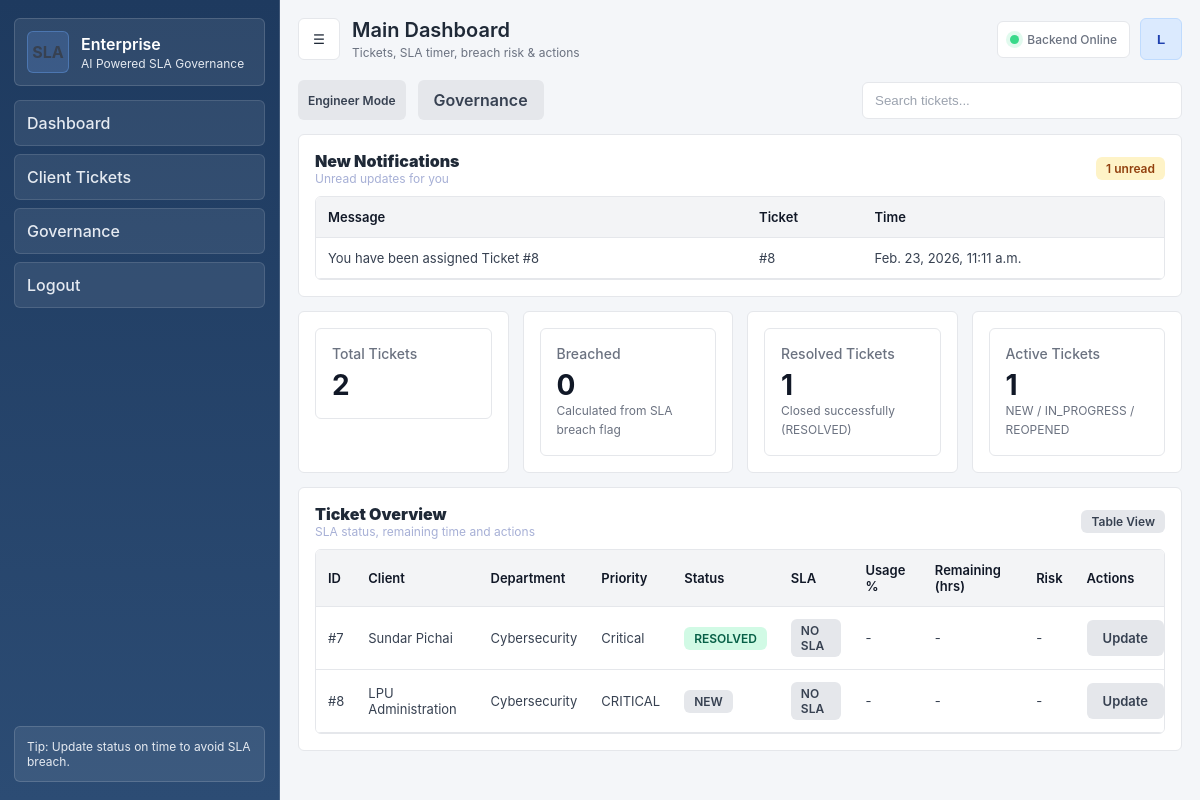
Page / (signed in) on the committed database.
### core/models.py (models this page shows, shortened)
class Notification(models.Model):
    user = models.ForeignKey(User, on_delete=models.CASCADE)
    ticket = models.ForeignKey(Ticket, on_delete=models.CASCADE, null=True, blank=True)
    message = models.TextField()
    is_read = models.BooleanField(default=False)
    created_at = models.DateTimeField(auto_now_add=True)

class Ticket(models.Model):
    STATUS_CHOICES = [
        ('NEW', 'New'),
        ('IN_PROGRESS', 'In Progress'),
        ('RESOLVED', 'Resolved'),
        ('REOPENED', 'Reopened'),
        ('BREACHED', 'Breached'),
    ]
    PRIORITY_CHOICES = [
        ('CRITICAL', 'Critical'),
        ('HIGH', 'High'),
        ('MEDIUM', 'Medium'),
        ('LOW', 'Low'),
    ]
    CATEGORY_CHOICES = [
        ('NETWORK', 'Network Operations'),
        ('CLOUD', 'Cloud Infrastructure'),
        ('SERVER', 'Server Administration'),
        ('DATABASE', 'Database Administration'),
        ('DEVOPS', 'DevOps'),
        ('CYBER', 'Cybersecurity'),
        ('RISK', 'Risk & Compliance'),
        ('APP', 'Application Support'),
        ('AI', 'AI/ML Operations'),
        ('DATA', 'Data Engineering'),
        ('SRE', 'SRE'),
        ('INCIDENT', 'Incident Response'),
    ]
    is_deleted = models.BooleanField(default=False)
    deleted_at = models.DateTimeField(null=True, blank=True)
    client = models.ForeignKey(Client, on_delete=models.CASCADE)
    assigned_to = models.ForeignKey(User, on_delete=models.SET_NULL, null=True, blank=True)
    department = models.ForeignKey(Department, null=True, blank=True, on_delete=models.SET_NULL)
    priority = models.CharField(max_length=20, choices=PRIORITY_CHOICES)
    category = models.CharField(max_length=50, choices=CATEGORY_CHOICES)
    description = models.TextField()
    status = models.CharField(max_length=20, choices=STATUS_CHOICES, default='NEW')
    created_at = models.DateTimeField(auto_now_add=True)
    resolved_at = models.DateTimeField(null=True, blank=True)
    current_escalation_level = models.IntegerField(default=0)
    escalation_count = models.IntegerField(default=0)
    breached = models.BooleanField(default=False)
    breach_time = models.DateTimeField(null=True, blank=True)
    risk_score = models.FloatField(null=True, blank=True)
    risk_level = models.CharField(max_length=20, null=True, blank=True)
    sla_deadline = models.DateTimeField(null=True, blank=True)
    sla_paused = models.BooleanField(default=False)
    pause_started_at = models.DateTimeField(null=True, blank=True)
    total_pause_duration = models.FloatField(default=0)
    objects = ActiveTicketManager()
    all_objects = models.Manager()

class Client(models.Model):
    user = models.OneToOneField(User, on_delete=models.CASCADE, null=True, blank=True)
    name = models.CharField(max_length=100)
    email = models.EmailField(unique=True)

class Department(models.Model):
    name = models.CharField(max_length=100, unique=True)

### core/views.py (the view)
# urls.py: path('', dashboard, name='dashboard'),
@login_required
def dashboard(request):
    user = request.user
    if is_engineer(user):
        base_qs = Ticket.objects.filter(assigned_to=user)
    elif is_client(user):
        base_qs = Ticket.objects.filter(client=user.client)
    else:
        base_qs = Ticket.objects.all()
    total_tickets = base_qs.count()
    breached_count = base_qs.filter(breached=True).count()
    resolved_count = base_qs.filter(status="RESOLVED").count()
    active_count = base_qs.filter(status__in=["NEW", "IN_PROGRESS", "REOPENED"]).count()
    dashboard_data = []
    for ticket in base_qs:
        metrics = calculate_time_metrics(ticket)
        sla_status = calculate_sla_status(ticket)
        dashboard_data.append({
            "ticket": ticket,
            "sla_status": sla_status,
            "remaining_hours": metrics["remaining_hours"] if metrics else None,
            "usage_percent": metrics["usage_percent"] if metrics else None,
        })
    notifications = Notification.objects.filter(
        user=user,
        is_read=False
    ).order_by("-created_at")
    return render(request, "dashboard.html", {
        "tickets": dashboard_data,
        "notifications": notifications,
        "is_engineer": is_engineer(user),
        "is_client": is_client(user),
        "total_tickets": total_tickets,
        "breached_count": breached_count,
        "resolved_count": resolved_count,
        "active_count": active_count,
    })

### core/models.py (called while the page is built)
    def get_queryset(self):
        return super().get_queryset().filter(is_deleted=False)

### core/sla_engine.py (called while the page is built, shortened)
def calculate_sla_status(ticket):
    try:
        sla = SLAContract.objects.get(
            client=ticket.client,
            priority=ticket.priority
        )
    except SLAContract.DoesNotExist:
        return "NO_SLA_DEFINED"

def calculate_time_metrics(ticket):
    try:
        sla = SLAContract.objects.get(
            client=ticket.client,
            priority=ticket.priority
        )
    except SLAContract.DoesNotExist:
        return None

### core/views.py (called while the page is built)
def is_engineer(user):
    return user.groups.filter(name='ENGINEERS').exists()

def is_client(user):
    return hasattr(user, 'client')

### core/templates/dashboard.html (shortened to what this page needs)
{% extends "base.html" %}
{% block page_title %}Main Dashboard{% endblock %}
{% block page_subtitle %}Tickets, SLA timer, breach risk & actions{% endblock %}
{% block content %}
<div class="home-page">
<div class="flex-between">
  <div class="flex">
    {% if is_engineer %}
      <span class="badge neutral">Engineer Mode</span>
    {% endif %}
    <a class="btn secondary" href="{% url 'governance_dashboard' %}"> Governance</a>
  </div>
  <input class="input" style="max-width:320px;" placeholder="Search tickets..." data-table-search="#dashTable">
</div>
<div style="height:14px;"></div>
{% if notifications and is_engineer %}
  <div class="card">
    <div class="flex-between">
      <div>
        <div style="font-weight:900;"> New Notifications</div>
        <div style="color:var(--muted); font-size:12px;">Unread updates for you</div>
      </div>
      <span class="badge warn">{{ notifications|length }} unread</span>
    </div>
    <div style="height:10px;"></div>
    <div class="table-wrap">
      <table class="table">
        <thead>
          <tr>
            <th>Message</th>
            <th>Ticket</th>
            <th>Time</th>
          </tr>
        </thead>
        <tbody>
          {% for n in notifications %}
          <tr>
            <td>{{ n.message }}</td>
            <td>{% if n.ticket %}#{{ n.ticket.id }}{% else %}-{% endif %}</td>
            <td>{{ n.created_at }}</td>
          </tr>
          {% endfor %}
        </tbody>
      </table>
    </div>
  </div>
  <div style="height:14px;"></div>
{% endif %}
<div class="grid">
  <div class="card col-3">
    <div class="kpi">
      <div class="label">Total Tickets</div>
      <div class="value">{{ total_tickets }}</div>
    </div>
  </div>
  <div class="card col-3">
    <div class="kpi">
      <div class="label">Breached</div>
      <div class="value">{{ breached_count }}</div>
      <div class="small">Calculated from SLA breach flag</div>
    </div>
  </div>
  <div class="card col-3">
    <div class="kpi">
      <div class="label">Resolved Tickets</div>
      <div class="value">{{ resolved_count }}</div>
      <div class="small">Closed successfully (RESOLVED)</div>
    </div>
  </div>
  <div class="card col-3">
    <div class="kpi">
      <div class="label">Active Tickets</div>
      <div class="value">{{ active_count }}</div>
      <div class="small">NEW / IN_PROGRESS / REOPENED</div>
    </div>
  </div>
</div>
<div style="height:14px;"></div>
<div class="card">
  <div class="flex-between">
    <div>
      <div style="font-weight:900;"> Ticket Overview</div>
      <div style="color:var(--muted); font-size:12px;">SLA status, remaining time and actions</div>
    </div>
    <span class="badge neutral">Table View</span>
  </div>
  <div style="height:10px;"></div>
  <div class="table-wrap">
    <table class="table" id="dashTable">
      <thead>
        <tr>
          <th>ID</th>
          <th>Client</th>
          <th>Department</th>
          <th>Priority</th>
          <th>Status</th>
          <th>SLA</th>
          <th>Usage %</th>
          <th>Remaining (hrs)</th>
          <th>Risk</th>
          <th>Actions</th>
        </tr>
      </thead>
      <tbody>
        {% for row in tickets %}
        <tr>
          <td>#{{ row.ticket.id }}</td>
          <td>{{ row.ticket.client.name }}</td>
          <td>{% if row.ticket.department %}{{ row.ticket.department.name }}{% else %}-{% endif %}</td>
          <td>{{ row.ticket.priority }}</td>
          <td>
            {% if row.ticket.status == "RESOLVED" %}
              <span class="badge ok">RESOLVED</span>
            {% elif row.ticket.status == "BREACHED" %}
              <span class="badge bad">BREACHED</span>
            {% elif row.ticket.status == "IN_PROGRESS" %}
              <span class="badge warn">IN_PROGRESS</span>
            {% else %}
              <span class="badge neutral">{{ row.ticket.status }}</span>
            {% endif %}
          </td>
          <td>
            {% if row.sla_status == "ON_TRACK" %}
              <span class="badge ok">ON_TRACK</span>
            {% elif row.sla_status == "WARNING" %}
              <span class="badge warn">WARNING</span>
            {% elif row.sla_status == "CRITICAL_RISK" %}
              <span class="badge bad">CRITICAL</span>
            {% elif row.sla_status == "NO_SLA_DEFINED" %}
              <span class="badge neutral">NO SLA</span>
            {% else %}
              <span class="badge neutral">{{ row.sla_status }}</span>
            {% endif %}
          </td>
          <td>{% if row.usage_percent != None %}{{ row.usage_percent }}%{% else %}-{% endif %}</td>
          <td>{% if row.remaining_hours != None %}{{ row.remaining_hours }}{% else %}-{% endif %}</td>
          <td>{% if row.ticket.risk_level %}<span class="badge neutral">{{ row.ticket.risk_level }}</span>{% else %}-{% endif %}</td>
          <td>
            {% if is_engineer %}
              <a class="btn secondary" href="{% url 'update_ticket_status' row.ticket.id %}">Update</a>
            {% else %}
              <span class="small">No actions</span>
            {% endif %}
          </td>
        </tr>
        {% empty %}
        <tr><td colspan="10" class="small">No tickets found.</td></tr>
        {% endfor %}
      </tbody>
    </table>
  </div>
</div>
{% endblock %}

### core/templates/base.html (shortened to what this page needs)
{% load static %}
<!DOCTYPE html>
<html lang="en">
<head>
  <link rel="stylesheet" href="{% static 'core/css/styles.css' %}">
</head>
<body class="app-theme-light">
  <div class="app">
    <aside class="sidebar" id="sidebar">
      <div class="brand">
        <div class="brand-logo">SLA</div>
        <div>
          <div class="brand-title">Enterprise</div>
          <div class="brand-sub">AI Powered SLA Governance</div>
        </div>
      </div>
      <nav class="nav">
        <a class="nav-item" href="{% url 'dashboard' %}">
           Dashboard
        </a>
        {% if is_client %}
          <a class="nav-item" href="{% url 'create_ticket' %}"> Create Ticket</a>
          <a class="nav-item" href="{% url 'client_dashboard' %}"> My Tickets</a>
        {% else %}
          <a class="nav-item" href="{% url 'client_dashboard' %}"> Client Tickets</a>
        {% endif %}
        {% if not is_client %}
          <a class="nav-item" href="{% url 'governance_dashboard' %}"> Governance</a>
        {% endif %}
        <a class="nav-item" href="{% url 'logout' %}"> Logout</a>
      </nav>
      <div class="sidebar-footer">
        <div class="hint">
          {% if is_client %}
            Tip: Create tickets with correct category for fastest resolution.
          {% elif is_engineer %}
            Tip: Update status on time to avoid SLA breach.
          {% else %}
            Tip: Keep SLA under control with risk & escalation.
          {% endif %}
        </div>
      </div>
    </aside>
    <main class="main">
      <header class="topbar">
        <div class="top-left">
          <button class="icon-btn" id="toggleSidebar" type="button" aria-label="Toggle sidebar">☰</button>
          <div class="page-title">
            {% block page_title %}Dashboard{% endblock %}
            <div class="page-subtitle">{% block page_subtitle %}Monitor tickets, SLA health, risk & breaches{% endblock %}</div>
          </div>
        </div>
        <div class="top-right">
          <div class="chip"><span class="dot"></span><span>Backend Online</span></div>
          <button class="avatar avatar-btn" id="profileBtn" type="button"
                  aria-haspopup="true" aria-expanded="false"
                  title="{{ request.user.username }}">
            {{ request.user.username|slice:":1"|upper }}
          </button>
        </div>
      </header>
      <section class="content">
        {% block content %}{% endblock %}
      </section>
    </main>
  </div>
</body>
</html>

### rows in the picture
Notification: message "You have been assigned Ticket #8", ticket.id "8", created_at "Feb. 23, 2026, 11:11 a.m."
Ticket: ticket.id "7", ticket.client.name "Sundar Pichai", ticket.department.name "Cybersecurity", ticket.priority "Critical", status "RESOLVED"
Ticket: ticket.id "8", ticket.client.name "LPU Administration", ticket.department.name "Cybersecurity", ticket.priority "CRITICAL", ticket.status "NEW"

### other values in the picture
{{ request.user.username|slice:":1"|upper }} "L"
{{ notifications|length }} "1"
{{ total_tickets }} "2"
{{ breached_count }} "0"
{{ resolved_count }} "1"
{{ active_count }} "1"
